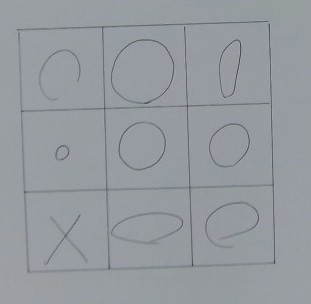
#> input picture trash/new.jpg, 311 x 304 px, found by its file name
$ jupyter execute detect_figure.ipynb   (older library calls are emulated)
#> lines starting #> are read from the running program, lines starting #| are printed output that depends on the picture; after the words box and inside, x2 and y2 are one past the last pixel; in counts of white or black regions, pixels touching at a corner belong together
[cell 1]
import numpy as np
import cv2
import matplotlib.pyplot as plt
plt.rcParams['figure.figsize'] = (15, 15)

[cell 2]
filename = 'image/new.jpg'

[cell 3]
image = cv2.imread(filename, cv2.IMREAD_COLOR)
#> image is the input picture: shape (304, 311, 3); mean B, G, R 159.8, 154.5, 149.6
if image is None:
    raise Exception('Failed to load image: ' + filename)

image = cv2.cvtColor(image, cv2.COLOR_BGR2RGB)
plt.imshow(image)
plt.axis('off')
plt.show()

## エッジの検出

[cell 4]
gray = cv2.cvtColor(image, cv2.COLOR_BGR2GRAY)
dx = cv2.Sobel(gray, cv2.CV_8U, 1, 0)
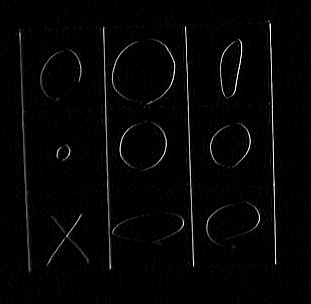
#> dx: shape (304, 311); min 0, max 255, mean 5.2
dy = cv2.Sobel(gray, cv2.CV_8U, 0, 1)
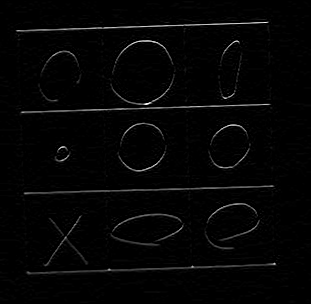
#> dy: shape (304, 311); min 0, max 255, mean 4.7
sobel = (np.sqrt(dx * dx + dy * dy) * 128.0).astype('uint8')
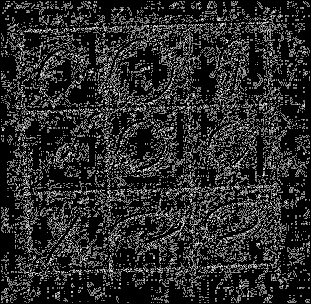
#> sobel: shape (304, 311); min 0, max 247, mean 42.4
_, sobel = cv2.threshold(sobel, 0, 255, cv2.THRESH_BINARY + cv2.THRESH_OTSU)
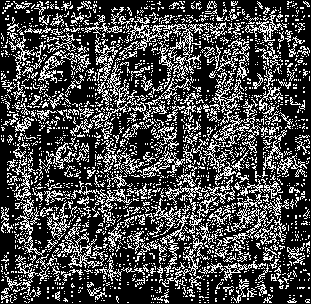
#> sobel: shape (304, 311); 28.3% white in thin lines or dots
cv2.imwrite('sobel.jpg', sobel)

edge = cv2.Canny(gray, 100, 200)
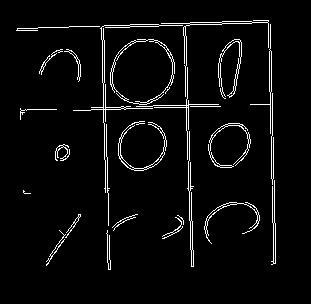
#> edge: shape (304, 311); 4.2% white in thin lines or dots, all inside (x1, y1, x2, y2) = (16, 20, 276, 270)
cv2.imwrite('canny.jpg', edge)

fig = plt.figure()
ax = fig.add_subplot(1, 2, 1)
ax.imshow(sobel, cmap='gray')
ax.axis('off')
ax = fig.add_subplot(1, 2, 2)
ax.imshow(edge, cmap='gray')
ax.axis('off')
plt.show()

## エッジの強調

[cell 5]
height, width = edge.shape
#> height = 304; width = 311
ksize = int(max(height, width) * 0.01)
#> ksize = 3
ksize = ksize // 2 * 2 + 1
#edge = cv2.dilate(edge, np.ones((ksize, ksize), dtype='uint8'))
#edge = cv2.erode(edge, np.ones((ksize, ksize), dtype='uint8'))
edge = cv2.morphologyEx(edge, cv2.MORPH_CLOSE, np.ones((ksize, ksize), dtype='uint8'))
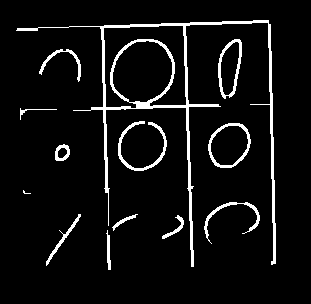
#> edge: shape (304, 311); 6.5% white; 13 white regions (1 under 20 px)
plt.imshow(edge, cmap='gray')
plt.axis('off')
plt.show()

## 輪郭線の抽出

[cell 6]
_, contours, _ = cv2.findContours(edge, cv2.RETR_EXTERNAL, cv2.CHAIN_APPROX_SIMPLE)
#> contours = 13 contours, 2 with area under 20; largest, box (x1, y1, x2, y2) and area: (16, 20, 276, 267) 8332, (208, 123, 251, 168) 1434, (218, 39, 242, 99) 988, (118, 121, 167, 171) 318, (204, 202, 260, 244) 208
print('{:d} contours detected!'.format(len(contours)))
#| 13 contours detected!

[cell 7]
result = image.copy()
cv2.drawContours(result, contours, -1, (255, 0, 0), 3, cv2.LINE_AA)
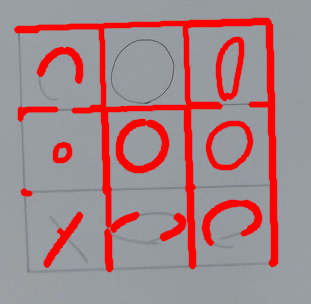
#> result: shape (304, 311, 3); mean R, G, B 165.6, 133.6, 138.1
cv2.imwrite('draw_contours.jpg', result[:, :, ::-1])
plt.imshow(result)
plt.axis('off')
plt.show()

## 輪郭線の分類

[cell 8]
result = image.copy()
font = cv2.FONT_HERSHEY_SIMPLEX

for cnt in contours:
    arclen = cv2.arcLength(cnt, True)
    approx = cv2.approxPolyDP(cnt, arclen * 1.0e-2, True)
    cv2.drawContours(result, [approx], -1, (255, 0, 0), 3)

    n_gon = len(approx)
    text = 'unknown'
    if n_gon > 10:
        text = 'circle'
    elif n_gon == 6:
        text = 'hexagon'
    elif n_gon == 5:
        text = 'pentagon'
    elif n_gon == 4:
        text = 'rectangle'
    elif n_gon == 3:
        text = 'triangle'

    position = np.asarray(approx).reshape((-1, 2)).max(axis=0).astype('int32')
    px, py = position
    cv2.putText(result, text, (px + 10, py + 10), font, 1.0, (255, 255, 255), 2, cv2.LINE_AA)
#> this loop made 13 passes
#> (arclen, n_gon, text, px, py) on passes 1 to 12: (83.07, 9, 'unknown', 110, 269), (80.08, 12, 'circle', 183, 238), (66.18, 10, 'unknown', 137, 230), (144.4, 8, 'unknown', 80, 265), (243.9, 15, 'circle', 258, 243), (18.24, 7, 'unknown', 30, 193), (51.8, 14, 'circle', 69, 160), (143.3, 9, 'unknown', 250, 167), (303.3, 18, 'circle', 164, 169), (92.49, 6, 'hexagon', 56, 119), (164, 13, 'circle', 80, 81), (147.5, 11, 'circle', 241, 98)
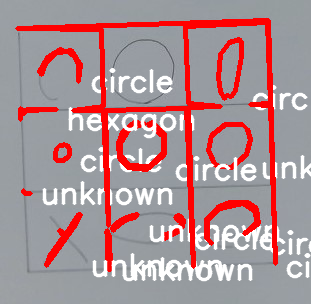
#> result: shape (304, 311, 3); mean R, G, B 172.3, 145.2, 149.4

cv2.imwrite('detection.jpg', result[:, :, ::-1])
plt.imshow(result)
plt.axis('off')
plt.show()

$ run again, with trash/a.jpg copied over trash/new.jpg
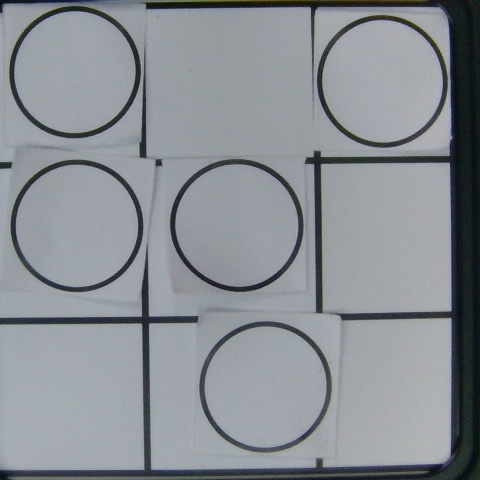
#> input picture trash/a.jpg, 480 x 480 px, found by its file name
#> image is the input picture: shape (480, 480, 3); mean B, G, R 147.9, 142.6, 137.6
#> `_, sobel = cv2.threshold(sobel, 0, 255, cv2.THRESH_BINARY + cv2.THRESH..`:
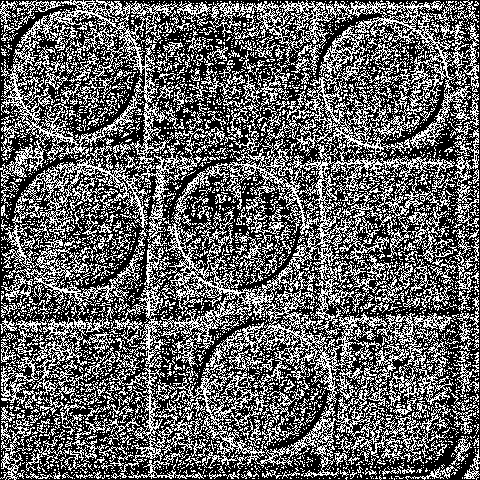
#> sobel: shape (480, 480); 38.6% white in thin lines or dots
#> contours = 8 contours, 2 with area under 20; largest, box (x1, y1, x2, y2) and area: (0, 0, 453, 471) 52573, (0, 0, 147, 159) 14500, (170, 159, 304, 292) 13868, (199, 321, 332, 453) 13690, (8, 470, 430, 480) 856, (155, 159, 163, 167) 39
#| 8 contours detected!
#> the loop `for cnt in contours:` made 8 passes
#> (arclen, n_gon, text, px, py) on passes 2 to 8: (868.3, 6, 'hexagon', 144, 470), (438.1, 15, 'circle', 331, 452), (53.9, 11, 'circle', 12, 168), (439.8, 15, 'circle', 303, 291), (25.66, 12, 'circle', 162, 166), (4840.7, 28, 'circle', 451, 470), (777.9, 18, 'circle', 146, 158)
#> after the loop `for cnt in contours:`:
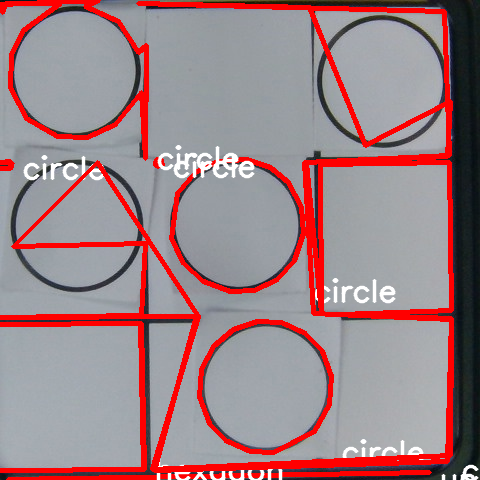
#> result: shape (480, 480, 3); mean R, G, B 157.1, 130.9, 135.4

$ run again, with trash/image.jpg copied over trash/new.jpg
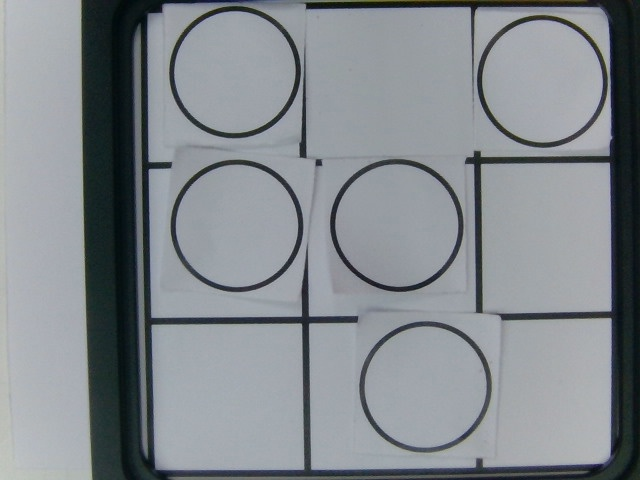
#> input picture trash/image.jpg, 640 x 480 px, found by its file name
#> image is the input picture: shape (480, 640, 3); mean B, G, R 141.6, 136.8, 131.3
#> `_, sobel = cv2.threshold(sobel, 0, 255, cv2.THRESH_BINARY + cv2.THRESH..`:
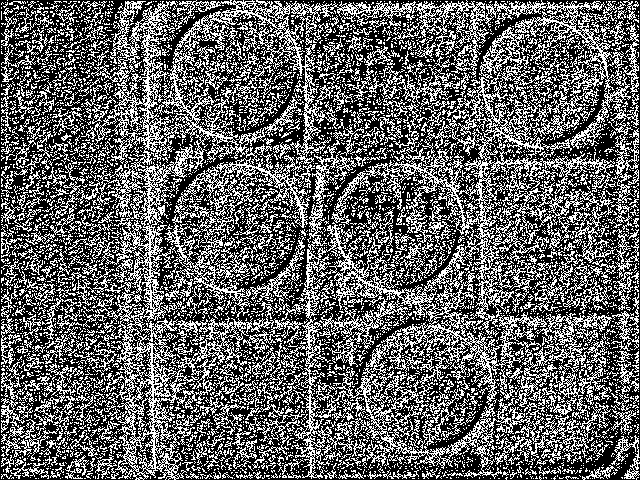
#> sobel: shape (480, 640); 38.7% white in thin lines or dots
#> contours = 5 contours, 1 with area under 20; largest, box (x1, y1, x2, y2) and area: (133, 0, 613, 480) 104804, (330, 159, 464, 292) 13868, (359, 321, 492, 453) 13690, (315, 159, 323, 167) 39
#| 5 contours detected!
#> the loop `for cnt in contours:` made 5 passes
#> (arclen, n_gon, text, px, py) on passes 1 to 4: (437.5, 16, 'circle', 491, 452), (439.8, 15, 'circle', 463, 291), (25.66, 12, 'circle', 322, 166), (5258.1, 25, 'circle', 611, 469)
#> after the loop `for cnt in contours:`:
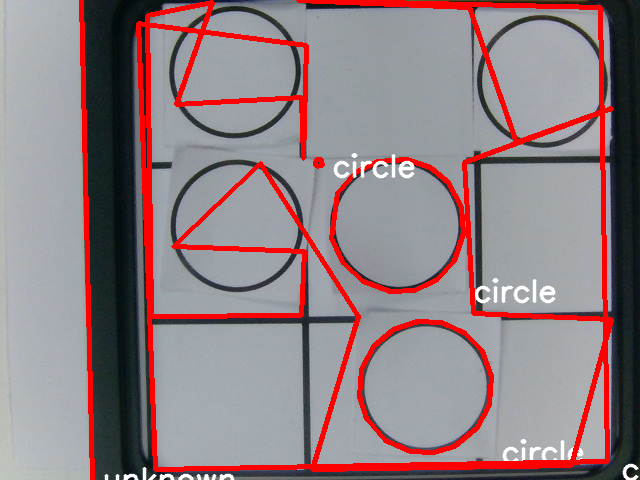
#> result: shape (480, 640, 3); mean R, G, B 145.2, 127.3, 131.6
